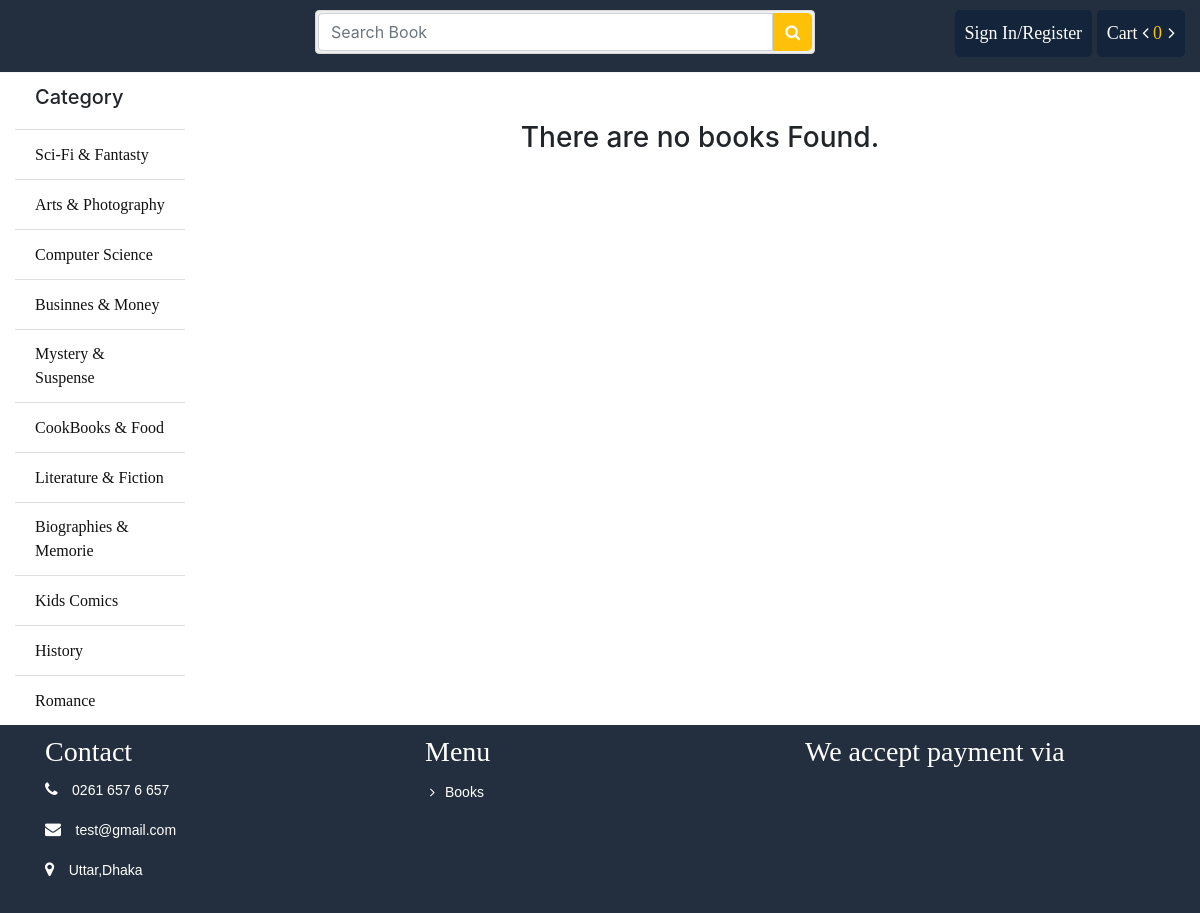
Screenshot of /category/sci-fi-fantasty/ with the database file from the repository.
### category/models.py (models this page shows, shortened)
class Category(models.Model):
    category_name = models.CharField(max_length=50)
    slug = models.SlugField(max_length=100, unique=True)
    class Meta:
        verbose_name='Category'
        verbose_name_plural='Categories' # admin paneldə bölmənin adını dəyişdirir.

### category/views.py (the view)
# urls.py: path('category/<slug:slug>/', views.get_category, name='category'),
def get_category(request, slug):
    category = get_object_or_404(Category, slug=slug)
    books =  Books.objects.filter(category=category)
    context = {
        'books':books,
    }
    return render(request,'category.html',context)

### cart/context_processors.py (called while the page is built)
def count(request):
    cart_count = 0
    total = 0
    tax =0
    cemi = 0
    if 'admin' in request.path:
        return {}
    else:
        try:
            cart = Cart.objects.filter(cart_id=_cart_id(request))
            cart_items = CartItem.objects.all().filter(cart=cart[:1])
            for cart_item in cart_items:
                cart_count += cart_item.quantity
                total += cart_item.quantity * cart_item.product.price
                tax = 2 * total / 100
                cemi = total + tax
        except Cart.DoesNotExist:
            cart_count = 0
    return dict(cart_count_template=cart_count,total=total,tax=tax,cemi=cemi)

### cart/views.py (called while the page is built)
def _cart_id(request):
    cart = request.session.session_key
    if not cart:
        cart = request.session.create()
    return cart

### category/context_processors.py (called while the page is built)
def menu_links(request):
    links = Category.objects.all()
    return dict(links=links)

### templates/category.html (shortened to what this page needs)
{% extends 'base.html' %}
{% block content %}
			{% if book|length > 0 %}
			<div class="d-pagination">
			    <ul class="pagination">
				{% if book.has_previous %}
					<li class="page-item">
						<a class="page-link" href="?page=1">First</a>
					</li>
					<li class="page-item">
						<a class="page-link" href="?page={{ book.previous_page_number }}">Previous</a>
					</li>
				{% endif %}
				{% for ord in book.paginator.page_range %}
					{% if book.number == ord %}
						<li class="page-item active">
							<span class="page-link">{{ ord }}
								<span class="sr-only">(current)</span>
							</span>
						</li>
					{% elif ord > book.number|add:'-3' and ord < book.number|add:'3' %}
						<li class="page-item">
							<a class="page-link" href="?page={{ ord }}">{{ ord }}</a>
						</li>
					{% endif %}
				{% endfor %}
				 {% if book.has_next %}
					<li class="page-item">
						<a class="page-link" href="?page={{ book.next_page_number }}">Next</a>
					</li>
					<li class="page-item">
						<a class="page-link" href="?page={{ book.paginator.num_pages }}">Last</a>
					</li>
				{% endif %}
			    </ul>
			</div>
			{% else %}
			<h3 class="text-center mt-5">There are no books Found.</h3>
			{% endif %}
{% endblock %}

### templates/includes/sidebar.html
<ul class="list-group list-group-flush">
    <li class="list-group-item"><h5>Category</h5></li>
    {% for category in links %}
        <li class="list-group-item"><a href="{% url 'category' slug=category.slug %}">{{ category.category_name }}</a></li>
    {% endfor %}
</ul>

### static/css/style.css (style rules this page uses)
.titleheader > h3, a { font-family: "Times New Roman", Times, serif; display: inline-block; }
ul li { list-style: none; }
.list-group li a { color: #111; }

### rows the page displays
Category: category_name "Sci-Fi & Fantasty"
Category: category_name "Arts & Photography"
Category: category_name "Computer Science"
Category: category_name "Businnes & Money"
Category: category_name "Mystery & Suspense"
Category: category_name "CookBooks & Food"
Category: category_name "Literature & Fiction"
Category: category_name "Biographies & Memorie"
Category: category_name "Kids Comics"
Category: category_name "History"
Category: category_name "Romance"

### other values shown
{{ cart_count_template }} "0"
